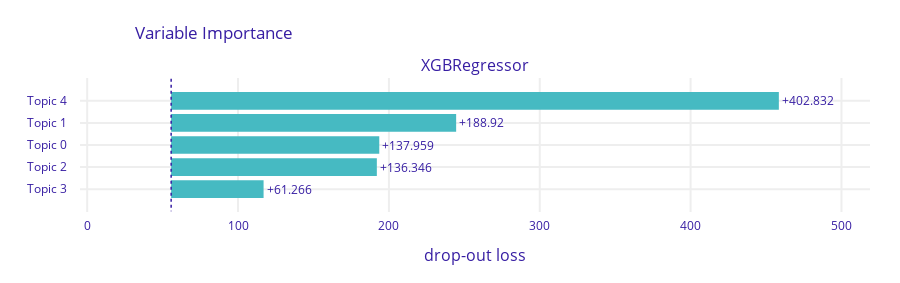

The notebook cell this image was saved under:
### Code cell
var_importance

### Figure 1 — Plotly figure (JSON) as saved in the notebook; plotly's stock layout.template omitted (floating-point values rounded to 4 significant figures)
{"data": [{"base": 55.66, "hoverinfo": "text", "hoverlabel": {"bgcolor": "rgba(0,0,0,0.8)"}, "hovertext": ["Model: XGBRegressor loss after<br>variable: Topic 4 is permuted: 458.492<br>Drop-out loss change: +402.832", "Model: XGBRegressor loss after<br>variable: Topic 1 is permuted: 244.58<br>Drop-out loss change: +188.92", "Model: XGBRegressor loss after<br>variable: Topic 0 is permuted: 193.619<br>Drop-out loss change: +137.959", "Model: XGBRegressor loss after<br>variable: Topic 2 is permuted: 192.006<br>Drop-out loss change: +136.346", "Model: XGBRegressor loss after<br>variable: Topic 3 is permuted: 116.925<br>Drop-out loss change: +61.266"], "marker": {"color": "#46bac2"}, "orientation": "h", "showlegend": false, "text": ["+402.832", "+188.92", "+137.959", "+136.346", "+61.266"], "textposition": "outside", "x": [402.8, 188.9, 138.0, 136.3, 61.27], "y": ["Topic 4", "Topic 1", "Topic 0", "Topic 2", "Topic 3"], "type": "bar", "xaxis": "x", "yaxis": "y"}], "layout": {"xaxis": {"anchor": "y", "domain": [0.0, 1.0], "type": "linear", "gridwidth": 2, "zeroline": false, "automargin": true, "ticks": "outside", "tickcolor": "white", "ticklen": 3, "fixedrange": true, "range": [-4.765, 518.9]}, "yaxis": {"anchor": "x", "domain": [0.0, 1.0], "type": "category", "autorange": "reversed", "gridwidth": 2, "automargin": true, "ticks": "outside", "tickcolor": "white", "ticklen": 10, "fixedrange": true}, "annotations": [{"font": {"size": 16}, "showarrow": false, "text": "XGBRegressor", "x": 0.5, "xanchor": "center", "xref": "paper", "y": 1.0, "yanchor": "bottom", "yref": "paper"}, {"font": {"size": 16}, "showarrow": false, "text": "drop-out loss", "x": 0.5, "xanchor": "center", "xref": "paper", "y": 0, "yanchor": "top", "yref": "paper", "yshift": -30}], "shapes": [{"line": {"color": "#371ea3", "dash": "dot", "width": 1.5}, "type": "line", "x0": 55.66, "x1": 55.66, "xref": "x", "y0": -1, "y1": 5, "yref": "y"}], "title": {"text": "Variable Importance", "x": 0.15}, "font": {"color": "#371ea3"}, "margin": {"t": 78, "b": 71, "r": 30}, "height": 283.0}}
